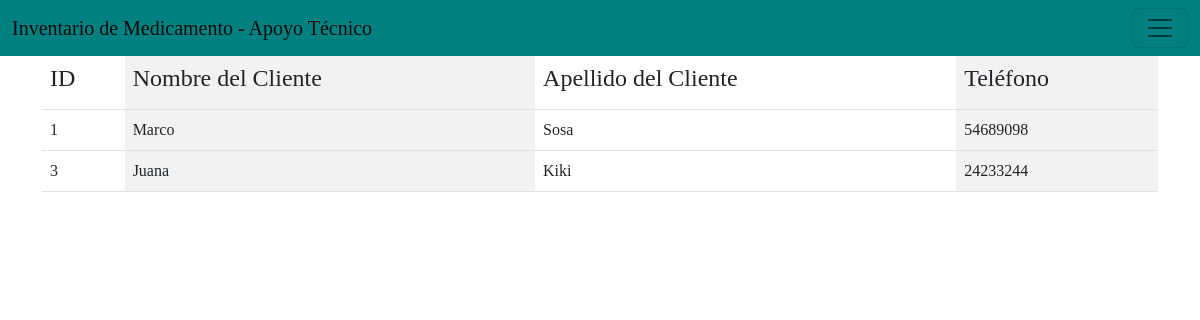
Page /Practicas_paginaWeb/clientes.php on the earlier database version.
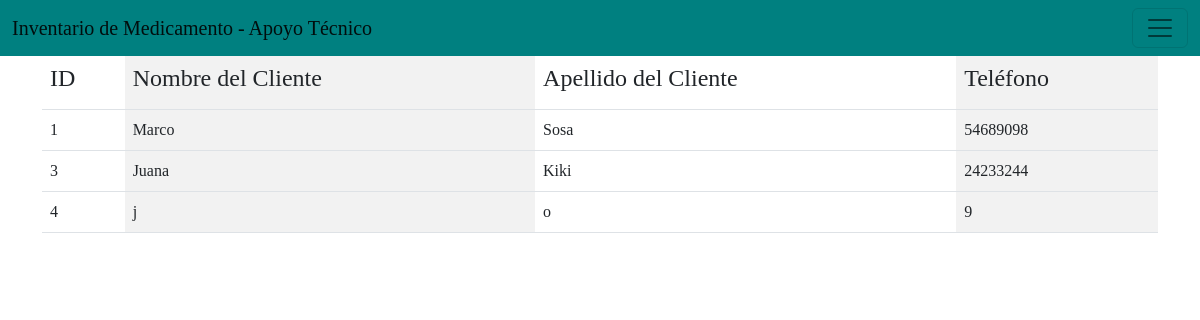
Same page on the later database version.
### tables this page shows
CREATE TABLE IF NOT EXISTS `clientes` (
  `id_cliente` int(11) NOT NULL AUTO_INCREMENT,
  `nom_cliente` varchar(100) NOT NULL,
  `ape_cliente` varchar(100) NOT NULL,
  `nit` varchar(13) NOT NULL,
  `telefono_cliente` varchar(8) NOT NULL,
  PRIMARY KEY (`id_cliente`)
);

### Practicas_paginaWeb/clientes.php (the view, shortened to what this page needs)
<!DOCTYPE html>
<html lang="en">
<head>
    <link href="https://cdn.jsdelivr.net/npm/bootstrap@5.2.0-beta1/dist/css/bootstrap.min.css" rel="stylesheet">
</head>
<body bgcolor="#006316" style="font-family: 'Georgia MT';">
<nav class="navbar" style="background-color: #008080;">
  <div class="container-fluid">
    <a class="navbar-brand" href="#">Inventario de Medicamento - Apoyo Técnico</a>
    <button class="navbar-toggler" type="button" data-bs-toggle="offcanvas" data-bs-target="#offcanvasDarkNavbar" aria-controls="offcanvasDarkNavbar">
      <span class="navbar-toggler-icon"></span>
    </button>
  </div>
</nav>
        <div class="container-sm">
        <?php
        $user = "root";
        $pass = "";
        $host = "localhost";
        $conneccion = mysqli_connect($host, $user, $pass);
        $consulta = "SELECT * FROM `clientes`
        ";
        $result = mysqli_query($conneccion,$consulta);
        echo '<table class="table table-hover table-striped-columns">';
        echo "<tr>";
        echo '<th scope="col"><h4>ID</th></h4>';
        echo '<th scope="col"><h4> Nombre del Cliente </th></h4>';
        echo '<th scope="col"><h4> Apellido del Cliente </th></h4>';
        echo '<th scope="col"><h4> Teléfono </th></h4>';
        echo "</tr>";
        while ($colum = mysqli_fetch_array($result))
        {
            echo "<tr>";
            echo "<td>" . $colum['id_cliente'] . "</td>";
            echo "<td>" . $colum['nom_cliente'] . "</td>";
            echo "<td>" . $colum['ape_cliente'] . "</td>";
            echo "<td>" . $colum['telefono_cliente'] . "</td>";
            echo "</tr>";
        }
        echo "</table>"; ?>
</div>
    </body>
</html>

Differences in the rows shown:
added clientes: id_cliente "4", nom_cliente "j", ape_cliente "o", telefono_cliente "9"
